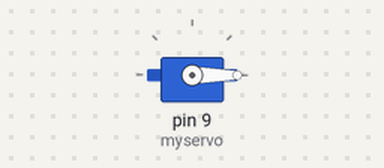
Recording of a sketch running on a simulated Arduino Uno, built with avr-gcc and run on an emulated ATmega328P. On the bench: servo.

Above: at 0.05 s.
At 3.25 s:
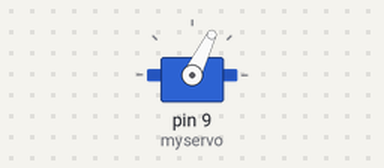
At 6.55 s:
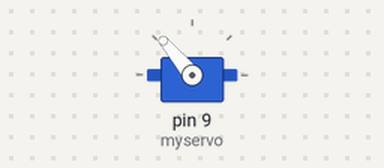
At 13.05 s:
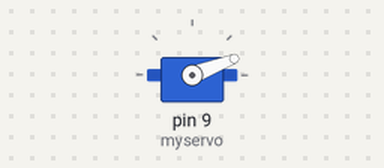
Timing chart, 0 to 23.6 s (numbered marks = the images above):
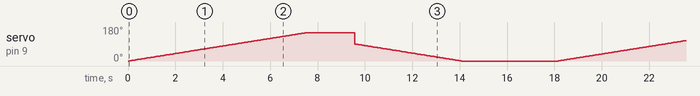

The sketch:

servo.ino
```cpp
/*  0932 - Simple servo motor demo
 *
 * This sketch shows you how to control two small 5V servo motors connected directly to the Arduino.
 *
 * The sketch makes the arm of the servo motor to move in a 180 degree angle.
 *
 *
 * Components
 * ----------
 *  - Arduino Uno
 *  - One or two hobby servo motors
 *  - A small electrolitic capacitor
 *
 *  Libraries
 *  ---------
 *  - Servo (comes with the Arduino IDE)
 *
 * Connections
 * -----------
 *
 * For the motors:
 * Brown wire: Breadboard's "-" power rail.
 * Red wire: Breadboard's "+" power rail.
 * Yellow wire: One motor's to Arduino pin 9, and the other motor's to Arduino pin 10.
 *
 * For the breadboard:
 * Connect the external power supply. The GND wire goes to the breadboard's "-" power rail. The 5V
 * wire goes to breadboard's "+" power rail.
 * Connect a small electrolitic capacitor directly onto the power rail if you notice your servos
 * not working properly. Observe the polarity of the capacitor!
 *
 *
 *  More information
 *  ----------------
 *  For more information on the servo library, see https://www.arduino.cc/en/reference/servo
 *
 *  Created on May 29 2017 by Peter Dalmaris
 *
 */

#include <Servo.h>

Servo myservo;  // create servo object to control a servo
                           // a maximum of eight servo objects can be created

int pos = 0 ;    // variable to store the servo position

void setup()
{
  myservo.attach(9);  // attaches the servo on pin 9 to the servo object


}


void loop()

{


// If you are using a normal 180-degree servo, try the following.
// The code below sweeps the servo from 0 degrees to 180 degrees
// If you notice that your servo is "trashing" when it reaches the ends of its travel
// path, increase the low end by a little (say, make it 10 degrees) and decrease the
// top end by a little (say, make it 170 degrees).

//myservo.write(120);
//delay(2000);

for (pos = 0; pos <= 150; pos += 1) { // goes from 0 degrees to 180 degrees

    myservo.write(pos);              // tell servo 1 to go to position in variable 'pos'
    delay(50);                       // waits 5ms for the servo to reach the position
}

delay(2000);

for (pos = 90; pos >= 0; pos -= 1) { // goes from 0 degrees to 180 degrees

    myservo.write(pos);              // tell servo 1 to go to position in variable 'pos'
    delay(50);                       // waits 5ms for the servo to reach the position
}

delay(2000);


myservo.write(0);
delay(2000);


}


//myservo.write(180);
//delay(1000);
//
//myservo.write(30);
//delay(1000);
//
//for (pos = 150; pos >= 60; pos -= 1) { // goes from 0 degrees to 180 degrees
//
//    myservo.write(pos);              // tell servo 1 to go to position in variable 'pos'
//    delay(50);                       // waits 5ms for the servo to reach the position
//}
//delay(1000);
//
//myservo.write(180);
//delay(1000);
//
//for (pos = 180; pos >= 30; pos -= 1) { // goes from 0 degrees to 180 degrees
//
//    myservo.write(pos);              // tell servo 1 to go to position in variable 'pos'
//    delay(50);                       // waits 5ms for the servo to reach the position
//}
//delay(1000);
//
//for (pos = 30; pos <=90; pos+=1) {
//
//  myservo.write(pos);
//  delay(20);
//}
```
